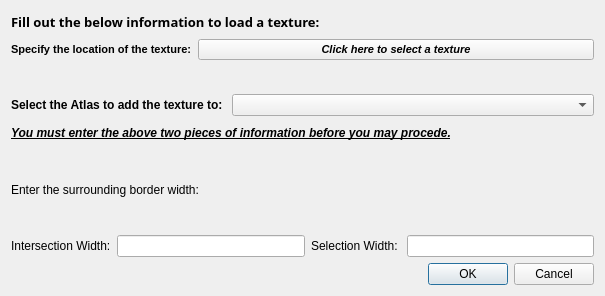
<?xml version="1.0" encoding="UTF-8"?>
<ui version="4.0">
 <class>TextureChooser</class>
 <widget class="QDialog" name="TextureChooser">
  <property name="geometry">
   <rect>
    <x>0</x>
    <y>0</y>
    <width>605</width>
    <height>296</height>
   </rect>
  </property>
  <property name="windowTitle">
   <string>Choose a Texture</string>
  </property>
  <layout class="QVBoxLayout" name="verticalLayout">
   <item>
    <widget class="QLabel" name="overLabel">
     <property name="font">
      <font>
       <family>Yu Gothic UI Semibold</family>
       <pointsize>10</pointsize>
       <weight>75</weight>
       <bold>true</bold>
      </font>
     </property>
     <property name="text">
      <string>Fill out the below information to load a texture:</string>
     </property>
    </widget>
   </item>
   <item>
    <layout class="QHBoxLayout" name="horizontalLayout_2">
     <item>
      <widget class="QLabel" name="fileLabel">
       <property name="font">
        <font>
         <family>Arial</family>
         <pointsize>8</pointsize>
         <weight>75</weight>
         <bold>true</bold>
        </font>
       </property>
       <property name="text">
        <string>Specify the location of the texture:</string>
       </property>
      </widget>
     </item>
     <item>
      <widget class="QPushButton" name="fileButton">
       <property name="sizePolicy">
        <sizepolicy hsizetype="Expanding" vsizetype="Fixed">
         <horstretch>0</horstretch>
         <verstretch>0</verstretch>
        </sizepolicy>
       </property>
       <property name="font">
        <font>
         <family>Arial</family>
         <pointsize>8</pointsize>
         <weight>75</weight>
         <italic>true</italic>
         <bold>true</bold>
        </font>
       </property>
       <property name="text">
        <string>Click here to select a texture</string>
       </property>
      </widget>
     </item>
    </layout>
   </item>
   <item>
    <widget class="QLabel" name="label">
     <property name="sizePolicy">
      <sizepolicy hsizetype="Preferred" vsizetype="Minimum">
       <horstretch>0</horstretch>
       <verstretch>0</verstretch>
      </sizepolicy>
     </property>
     <property name="maximumSize">
      <size>
       <width>16777215</width>
       <height>25</height>
      </size>
     </property>
     <property name="text">
      <string/>
     </property>
    </widget>
   </item>
   <item>
    <layout class="QHBoxLayout" name="horizontalLayout_4">
     <item>
      <widget class="QLabel" name="atlasLabel">
       <property name="font">
        <font>
         <family>Arial</family>
         <weight>75</weight>
         <bold>true</bold>
        </font>
       </property>
       <property name="text">
        <string>Select the Atlas to add the texture to: </string>
       </property>
      </widget>
     </item>
     <item>
      <widget class="QComboBox" name="textureButtonAreaChooser">
       <property name="sizePolicy">
        <sizepolicy hsizetype="Expanding" vsizetype="Fixed">
         <horstretch>0</horstretch>
         <verstretch>0</verstretch>
        </sizepolicy>
       </property>
      </widget>
     </item>
    </layout>
   </item>
   <item>
    <layout class="QHBoxLayout" name="horizontalLayout_5">
     <item>
      <widget class="QLabel" name="errorLabel">
       <property name="font">
        <font>
         <family>Arial</family>
         <weight>75</weight>
         <italic>true</italic>
         <bold>true</bold>
         <underline>true</underline>
        </font>
       </property>
       <property name="text">
        <string>You must enter the above two pieces of information before you may procede.</string>
       </property>
      </widget>
     </item>
    </layout>
   </item>
   <item>
    <widget class="QLabel" name="label_5">
     <property name="text">
      <string/>
     </property>
    </widget>
   </item>
   <item>
    <layout class="QHBoxLayout" name="horizontalLayout">
     <item>
      <widget class="QLabel" name="label_2">
       <property name="text">
        <string>Enter the surrounding border width:</string>
       </property>
      </widget>
     </item>
    </layout>
   </item>
   <item>
    <widget class="QLabel" name="label_6">
     <property name="text">
      <string/>
     </property>
    </widget>
   </item>
   <item>
    <layout class="QHBoxLayout" name="horizontalLayout_3">
     <item>
      <widget class="QLabel" name="label_3">
       <property name="text">
        <string>Intersection Width:</string>
       </property>
      </widget>
     </item>
     <item>
      <widget class="QLineEdit" name="intersectionWidthLineEdit"/>
     </item>
     <item>
      <widget class="QLabel" name="label_4">
       <property name="text">
        <string>Selection Width: </string>
       </property>
      </widget>
     </item>
     <item>
      <widget class="QLineEdit" name="selectionBorderWidth"/>
     </item>
    </layout>
   </item>
   <item>
    <widget class="QDialogButtonBox" name="buttonBox">
     <property name="orientation">
      <enum>Qt::Horizontal</enum>
     </property>
     <property name="standardButtons">
      <set>QDialogButtonBox::Cancel|QDialogButtonBox::Ok</set>
     </property>
    </widget>
   </item>
  </layout>
 </widget>
 <resources/>
 <connections>
  <connection>
   <sender>buttonBox</sender>
   <signal>accepted()</signal>
   <receiver>TextureChooser</receiver>
   <slot>accept()</slot>
   <hints>
    <hint type="sourcelabel">
     <x>248</x>
     <y>254</y>
    </hint>
    <hint type="destinationlabel">
     <x>157</x>
     <y>274</y>
    </hint>
   </hints>
  </connection>
  <connection>
   <sender>buttonBox</sender>
   <signal>rejected()</signal>
   <receiver>TextureChooser</receiver>
   <slot>reject()</slot>
   <hints>
    <hint type="sourcelabel">
     <x>316</x>
     <y>260</y>
    </hint>
    <hint type="destinationlabel">
     <x>286</x>
     <y>274</y>
    </hint>
   </hints>
  </connection>
 </connections>
</ui>
